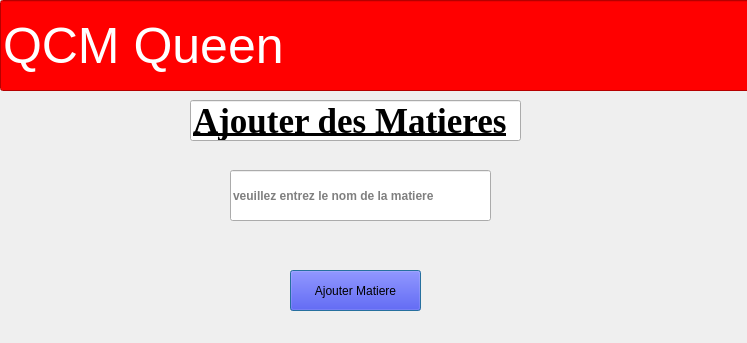
<?xml version="1.0" encoding="UTF-8"?>
<ui version="4.0">
 <class>Matiere</class>
 <widget class="QDialog" name="Matiere">
  <property name="geometry">
   <rect>
    <x>0</x>
    <y>0</y>
    <width>747</width>
    <height>343</height>
   </rect>
  </property>
  <property name="windowTitle">
   <string>Dialog</string>
  </property>
  <widget class="QLineEdit" name="title">
   <property name="geometry">
    <rect>
     <x>190</x>
     <y>100</y>
     <width>331</width>
     <height>41</height>
    </rect>
   </property>
   <property name="font">
    <font>
     <family>Times New Roman</family>
     <pointsize>26</pointsize>
     <bold>true</bold>
     <underline>true</underline>
    </font>
   </property>
   <property name="text">
    <string>Ajouter des Matieres</string>
   </property>
  </widget>
  <widget class="QLineEdit" name="matiere">
   <property name="geometry">
    <rect>
     <x>230</x>
     <y>170</y>
     <width>261</width>
     <height>51</height>
    </rect>
   </property>
   <property name="font">
    <font>
     <bold>true</bold>
    </font>
   </property>
   <property name="placeholderText">
    <string>veuillez entrez le nom de la matiere</string>
   </property>
  </widget>
  <widget class="QPushButton" name="AjouterMatiere">
   <property name="geometry">
    <rect>
     <x>290</x>
     <y>270</y>
     <width>131</width>
     <height>41</height>
    </rect>
   </property>
   <property name="autoFillBackground">
    <bool>false</bool>
   </property>
   <property name="styleSheet">
    <string notr="true">background-color: blue;</string>
   </property>
   <property name="text">
    <string>Ajouter Matiere</string>
   </property>
  </widget>
  <widget class="QLineEdit" name="lineEdit">
   <property name="geometry">
    <rect>
     <x>0</x>
     <y>0</y>
     <width>751</width>
     <height>91</height>
    </rect>
   </property>
   <property name="styleSheet">
    <string notr="true">background-color:red;
color: white;
font-size: 50px;
justify-content: center;
text-align: center;

</string>
   </property>
   <property name="text">
    <string>QCM Queen</string>
   </property>
  </widget>
 </widget>
 <resources/>
 <connections/>
</ui>
